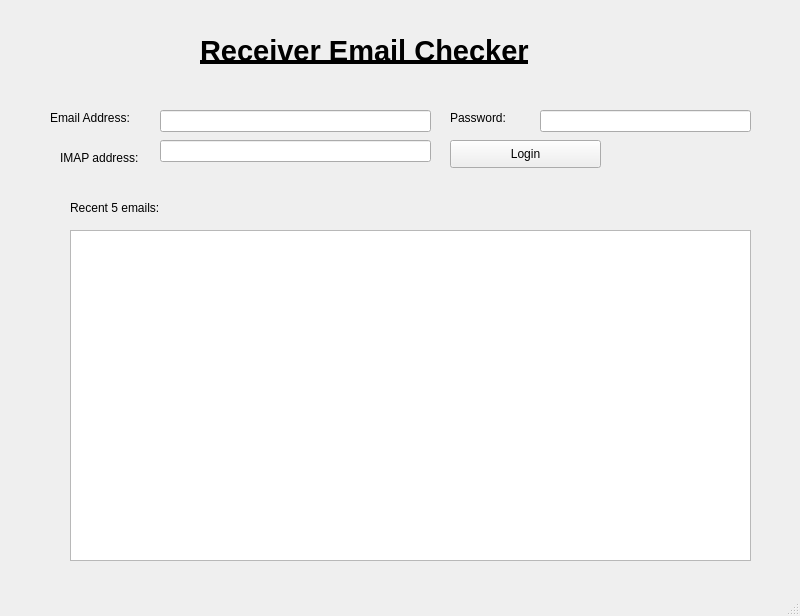
<?xml version="1.0" encoding="UTF-8"?>
<ui version="4.0">
 <class>MainWindow</class>
 <widget class="QMainWindow" name="MainWindow">
  <property name="geometry">
   <rect>
    <x>0</x>
    <y>0</y>
    <width>800</width>
    <height>616</height>
   </rect>
  </property>
  <property name="windowTitle">
   <string>MainWindow</string>
  </property>
  <widget class="QWidget" name="centralwidget">
   <widget class="QLabel" name="label">
    <property name="geometry">
     <rect>
      <x>200</x>
      <y>30</y>
      <width>461</width>
      <height>41</height>
     </rect>
    </property>
    <property name="font">
     <font>
      <family>MS Sans Serif</family>
      <pointsize>22</pointsize>
      <weight>75</weight>
      <bold>true</bold>
      <underline>true</underline>
     </font>
    </property>
    <property name="lineWidth">
     <number>1</number>
    </property>
    <property name="text">
     <string>Receiver Email Checker</string>
    </property>
   </widget>
   <widget class="QLabel" name="label_2">
    <property name="geometry">
     <rect>
      <x>50</x>
      <y>110</y>
      <width>101</width>
      <height>16</height>
     </rect>
    </property>
    <property name="text">
     <string>Email Address:</string>
    </property>
   </widget>
   <widget class="QLineEdit" name="emailtext">
    <property name="geometry">
     <rect>
      <x>160</x>
      <y>110</y>
      <width>271</width>
      <height>22</height>
     </rect>
    </property>
   </widget>
   <widget class="QLabel" name="label_3">
    <property name="geometry">
     <rect>
      <x>450</x>
      <y>110</y>
      <width>101</width>
      <height>16</height>
     </rect>
    </property>
    <property name="text">
     <string>Password:</string>
    </property>
   </widget>
   <widget class="QLineEdit" name="passwordtext">
    <property name="geometry">
     <rect>
      <x>540</x>
      <y>110</y>
      <width>211</width>
      <height>22</height>
     </rect>
    </property>
    <property name="echoMode">
     <enum>QLineEdit::Password</enum>
    </property>
   </widget>
   <widget class="QTextEdit" name="emailContent">
    <property name="geometry">
     <rect>
      <x>70</x>
      <y>230</y>
      <width>681</width>
      <height>331</height>
     </rect>
    </property>
   </widget>
   <widget class="QLabel" name="label_4">
    <property name="geometry">
     <rect>
      <x>70</x>
      <y>200</y>
      <width>111</width>
      <height>16</height>
     </rect>
    </property>
    <property name="text">
     <string>Recent 5 emails:</string>
    </property>
   </widget>
   <widget class="QPushButton" name="loginbtn">
    <property name="geometry">
     <rect>
      <x>450</x>
      <y>140</y>
      <width>151</width>
      <height>28</height>
     </rect>
    </property>
    <property name="text">
     <string>Login</string>
    </property>
   </widget>
   <widget class="QLabel" name="label_5">
    <property name="geometry">
     <rect>
      <x>60</x>
      <y>150</y>
      <width>81</width>
      <height>16</height>
     </rect>
    </property>
    <property name="text">
     <string>IMAP address:</string>
    </property>
   </widget>
   <widget class="QLineEdit" name="imaptext">
    <property name="geometry">
     <rect>
      <x>160</x>
      <y>140</y>
      <width>271</width>
      <height>22</height>
     </rect>
    </property>
   </widget>
  </widget>
  <widget class="QMenuBar" name="menubar">
   <property name="geometry">
    <rect>
     <x>0</x>
     <y>0</y>
     <width>800</width>
     <height>26</height>
    </rect>
   </property>
  </widget>
  <widget class="QStatusBar" name="statusbar"/>
 </widget>
 <resources/>
 <connections/>
</ui>
